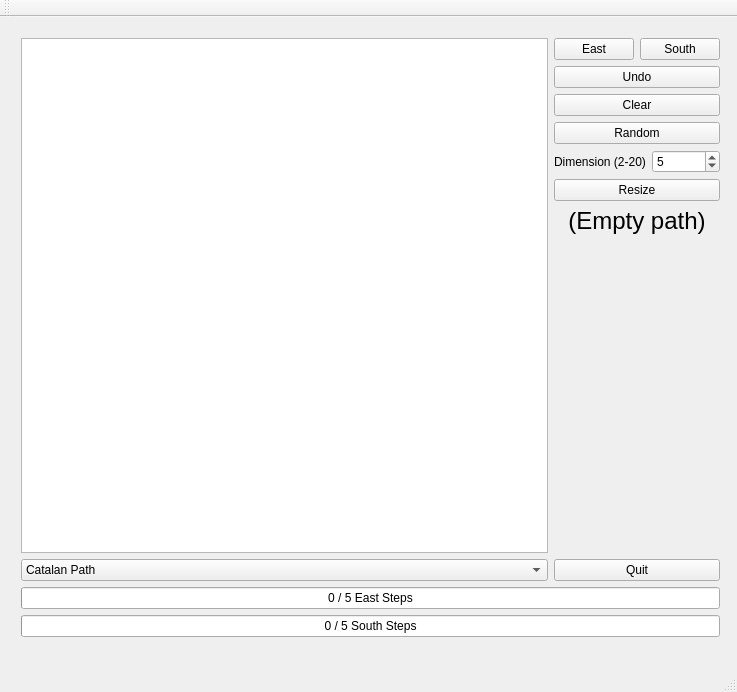
<?xml version="1.0" encoding="UTF-8"?>
<ui version="4.0">
 <class>CatWindow</class>
 <widget class="QMainWindow" name="CatWindow">
  <property name="geometry">
   <rect>
    <x>0</x>
    <y>0</y>
    <width>737</width>
    <height>692</height>
   </rect>
  </property>
  <property name="windowTitle">
   <string>CatWindow</string>
  </property>
  <widget class="QWidget" name="centralWidget">
   <widget class="QWidget" name="layoutWidget">
    <property name="geometry">
     <rect>
      <x>10</x>
      <y>10</y>
      <width>721</width>
      <height>621</height>
     </rect>
    </property>
    <layout class="QVBoxLayout" name="verticalLayout_3">
     <item>
      <layout class="QHBoxLayout" name="horizontalLayout_3">
       <item>
        <layout class="QVBoxLayout" name="verticalLayout_2">
         <item>
          <widget class="QGraphicsView" name="graphicsView">
           <property name="verticalScrollBarPolicy">
            <enum>Qt::ScrollBarAlwaysOff</enum>
           </property>
           <property name="horizontalScrollBarPolicy">
            <enum>Qt::ScrollBarAlwaysOff</enum>
           </property>
           <property name="sceneRect">
            <rectf>
             <x>0.000000000000000</x>
             <y>0.000000000000000</y>
             <width>500.000000000000000</width>
             <height>500.000000000000000</height>
            </rectf>
           </property>
           <property name="renderHints">
            <set>QPainter::Antialiasing|QPainter::TextAntialiasing</set>
           </property>
          </widget>
         </item>
         <item>
          <widget class="QComboBox" name="vizSelectBox">
           <property name="toolTip">
            <string>&lt;html&gt;&lt;head/&gt;&lt;body&gt;&lt;p&gt;Choose the visualization type.&lt;/p&gt;&lt;p&gt;&lt;br/&gt;&lt;/p&gt;&lt;p&gt;Catalan Path: A sequence of moves either East or South on a grid, &lt;/p&gt;&lt;p&gt;forming a path that never dips below the main diagonal. &lt;/p&gt;&lt;p&gt;&lt;br/&gt;&lt;/p&gt;&lt;p&gt;Polygon Triangulation: Lines forming a triangulation of a regular polygon. An&lt;/p&gt;&lt;p&gt;&amp;quot;East&amp;quot; move changes the focus vertex (circled in gray), and a &amp;quot;South&amp;quot; move&lt;/p&gt;&lt;p&gt;(except for the very last one) makes a triangle from the focus vertex to the&lt;/p&gt;&lt;p&gt;nearest available vertex.&lt;/p&gt;&lt;/body&gt;&lt;/html&gt;</string>
           </property>
           <item>
            <property name="text">
             <string>Catalan Path</string>
            </property>
           </item>
           <item>
            <property name="text">
             <string>Polygon Triangulation</string>
            </property>
           </item>
          </widget>
         </item>
        </layout>
       </item>
       <item>
        <layout class="QVBoxLayout" name="verticalLayout">
         <item>
          <layout class="QHBoxLayout" name="horizontalLayout">
           <item>
            <widget class="QPushButton" name="eastButton">
             <property name="toolTip">
              <string>Move east.</string>
             </property>
             <property name="text">
              <string>East</string>
             </property>
             <property name="shortcut">
              <string>Right</string>
             </property>
            </widget>
           </item>
           <item>
            <widget class="QPushButton" name="southButton">
             <property name="toolTip">
              <string>Move south.</string>
             </property>
             <property name="text">
              <string>South</string>
             </property>
             <property name="shortcut">
              <string>Down</string>
             </property>
            </widget>
           </item>
          </layout>
         </item>
         <item>
          <widget class="QPushButton" name="undoButton">
           <property name="toolTip">
            <string>Undo last move.</string>
           </property>
           <property name="text">
            <string>Undo</string>
           </property>
          </widget>
         </item>
         <item>
          <widget class="QPushButton" name="clearButton">
           <property name="toolTip">
            <string>Clear the board.</string>
           </property>
           <property name="text">
            <string>Clear</string>
           </property>
          </widget>
         </item>
         <item>
          <widget class="QPushButton" name="randButton">
           <property name="text">
            <string>Random</string>
           </property>
          </widget>
         </item>
         <item>
          <layout class="QHBoxLayout" name="horizontalLayout_2">
           <item>
            <widget class="QLabel" name="dimLabel">
             <property name="text">
              <string>Dimension (2-20)</string>
             </property>
            </widget>
           </item>
           <item>
            <widget class="QSpinBox" name="dimensionBox">
             <property name="focusPolicy">
              <enum>Qt::StrongFocus</enum>
             </property>
             <property name="toolTip">
              <string>Set the board dimension (2 - 20)</string>
             </property>
             <property name="keyboardTracking">
              <bool>false</bool>
             </property>
             <property name="minimum">
              <number>1</number>
             </property>
             <property name="maximum">
              <number>20</number>
             </property>
             <property name="value">
              <number>5</number>
             </property>
            </widget>
           </item>
          </layout>
         </item>
         <item>
          <widget class="QPushButton" name="resizeButton">
           <property name="toolTip">
            <string>Resize the board to the value in the Dimension box.</string>
           </property>
           <property name="text">
            <string>Resize</string>
           </property>
          </widget>
         </item>
         <item>
          <widget class="QLabel" name="dyckWord">
           <property name="font">
            <font>
             <pointsize>18</pointsize>
            </font>
           </property>
           <property name="text">
            <string>(Empty path)</string>
           </property>
           <property name="alignment">
            <set>Qt::AlignHCenter|Qt::AlignTop</set>
           </property>
          </widget>
         </item>
         <item>
          <widget class="QPushButton" name="quitButton">
           <property name="text">
            <string>Quit</string>
           </property>
          </widget>
         </item>
        </layout>
       </item>
      </layout>
     </item>
     <item>
      <widget class="QProgressBar" name="eastBar">
       <property name="maximum">
        <number>5</number>
       </property>
       <property name="value">
        <number>0</number>
       </property>
       <property name="format">
        <string>%v / %m East Steps</string>
       </property>
      </widget>
     </item>
     <item>
      <widget class="QProgressBar" name="southBar">
       <property name="maximum">
        <number>5</number>
       </property>
       <property name="value">
        <number>0</number>
       </property>
       <property name="format">
        <string>%v / %m South Steps</string>
       </property>
      </widget>
     </item>
    </layout>
   </widget>
  </widget>
  <widget class="QMenuBar" name="menuBar">
   <property name="geometry">
    <rect>
     <x>0</x>
     <y>0</y>
     <width>737</width>
     <height>19</height>
    </rect>
   </property>
  </widget>
  <widget class="QToolBar" name="mainToolBar">
   <attribute name="toolBarArea">
    <enum>TopToolBarArea</enum>
   </attribute>
   <attribute name="toolBarBreak">
    <bool>false</bool>
   </attribute>
  </widget>
  <widget class="QStatusBar" name="statusBar"/>
 </widget>
 <layoutdefault spacing="6" margin="11"/>
 <resources/>
 <connections/>
</ui>
